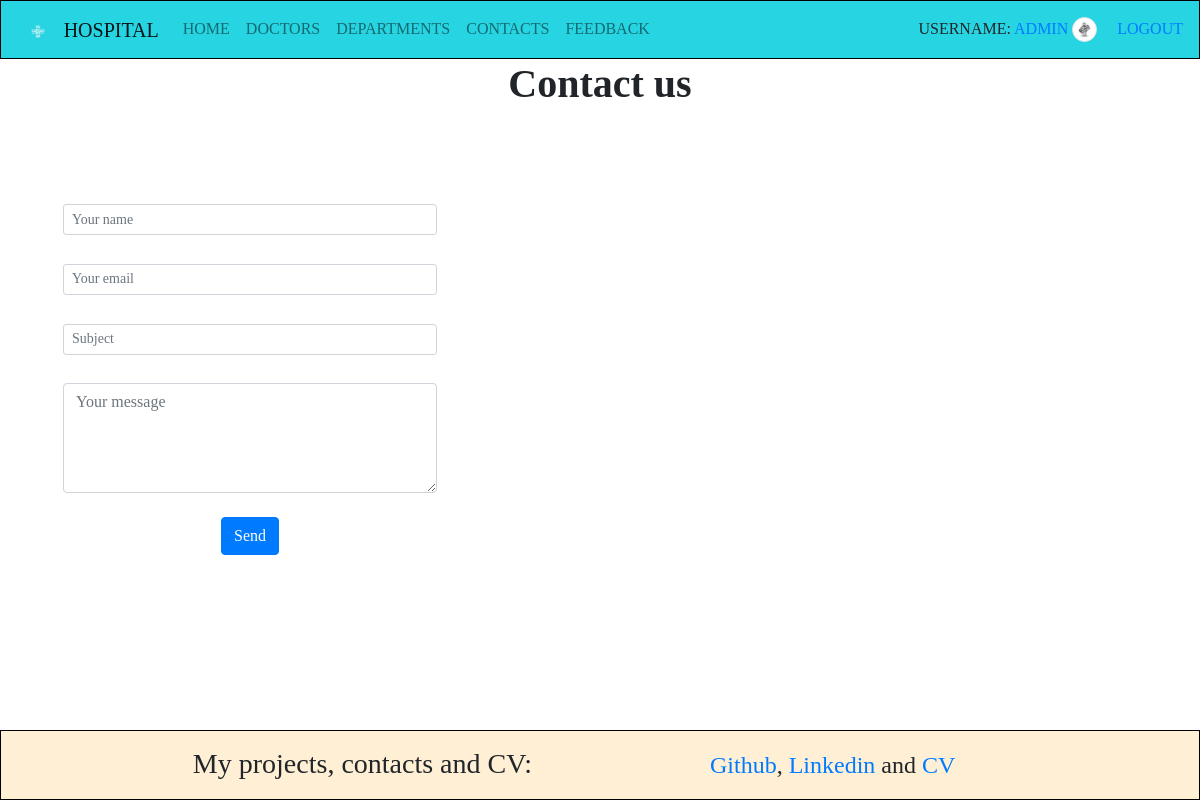
/contact_us/ (signed in), run on the app's committed database.
### app/models.py (models this page shows, shortened)
class Doctor(AbstractUser):
    experience = models.IntegerField(null=True, blank=True, default=0)
    description = models.CharField(max_length=255, null=True, blank=True)
    contacts = models.IntegerField(null=True, blank=True)
    avatar = models.ImageField(upload_to="avatars", null=True, blank=True, default="avatars/default_user.png")
    department = models.ManyToManyField(Department)
    class Meta:
        ordering = ["first_name"]

### app/views.py (the view)
# urls.py: path("contact_us/", contact_us, name="contact_us"),
def contact_us(request):
    return render(request, "app/contact_us.html")

### templates/app/contact_us.html
{% extends "base.html" %}
{% block content %}
<section id="contact">
    <h1 class="mb-5 font-weight-bold text-center">Contact us</h1>
    <div class="row">
        <div class="col-lg-5 col-md-12">
            <form class="p-5">
                <div class="md-form form-sm">
                    <input type="text" class="form-control form-control-sm"
                           placeholder="Your name" required>
                </div>
                <br>
                 <div class="md-form form-sm">
                    <input type="text" class="form-control form-control-sm"
                           placeholder="Your email" required>
                </div>
                <br>
                 <div class="md-form form-sm">
                    <input type="text" class="form-control form-control-sm"
                           placeholder="Subject" required>
                </div>
                <br>
                 <div class="md-form form-sm">
                    <textarea type="text" class="md-textarea form-control"
                           placeholder="Your message" rows="4" required></textarea>
                </div>
                <div class="text-center mt-4">
                    <button class="btn btn-primary waves-effect waves-light">Send</button>
                </div>
            </form>
        </div>
    </div>
</section>
{% endblock %}

### templates/includes/navbar.html (shortened to what this page needs)
<nav class="navbar navbar-light navbar-expand-lg bg-navbar fixed-top" role="navigation">
    <a class="navbar-brand">
        <img src="/static/images/brand-logo.jpeg" alt="" height="25">
        Hospital
    </a>
    <div class="collapse navbar-collapse" id="navbarSupportedContent">
        <ul class="navbar-nav mr-auto">
            <li class="nav-item">
                <a class="nav-link" href="{% url 'app:index' %}">Home</a>
            </li>
            <li class="nav-item">
                <a class="nav-link" href="{% url 'app:doctors_list' %}">Doctors</a>
            </li>
            <li class="nav-item">
                <a class="nav-link" href="{% url 'app:departments_list' %}">Departments</a>
            </li>
            <li class="nav-item">
                <a class="nav-link" href="{% url 'app:doctors_contact_list' %}">Contacts</a>
            </li>
            <li class="nav-item">
                <a class="nav-link" href="{% url 'app:contact_us' %}">Feedback</a>
            </li>
        </ul>
        <form class="form my-2 my-lg-0">
             {% if user.is_authenticated %}
                 Username: <a href="{% url 'app:doctor_detail' pk=user.id %}">{{ user.get_username }}</a>
                 <img class="img-thumbnail rounded-circle" style="width: 25px; height: 25px;" src="{{ user.avatar.url }}">
                 <a href="{% url 'logout'%}?next={{request.path}}">Logout</a>
            {% else %}
                <a href="{% url 'login'%}?next={{request.path}}">Login</a>
            {% endif %}
        </form>
    </div>
</nav>

### static/css/styles.css (style rules this page uses)
body { font-family: Verdana, serif; position: relative; min-height: 100vh; padding-top: 60px; padding-bottom: 150px; }
.navbar { background-color: #27d4e2; border: 1px solid black; text-transform: uppercase; }
.nav-item a::after { content: ''; display: block; width: 100%; background-color: #ccc; height: 1px; transform: scale(0); }

### data on the page
Doctor: get_username "ADMIN", avatar (picture)
